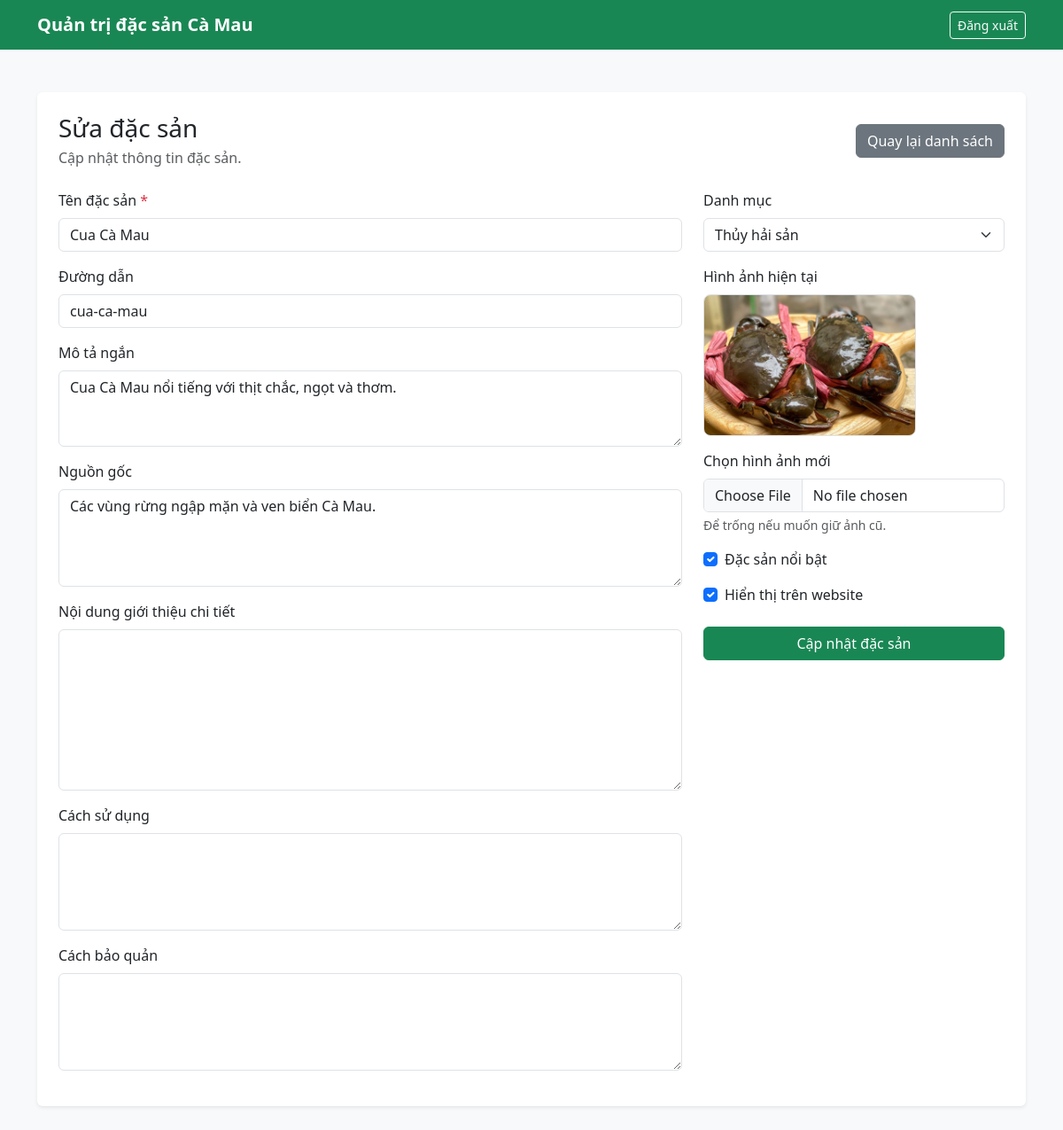
Screenshot of /admin/dac-san/edit.php?id=1 (signed in) with the database file from the repository.
### tables this page shows
CREATE TABLE `dac_san` (
  `id` int(11) NOT NULL,
  `danh_muc_id` int(11) DEFAULT NULL,
  `ten_dac_san` varchar(200) NOT NULL,
  `slug` varchar(220) NOT NULL,
  `mo_ta_ngan` text DEFAULT NULL,
  `nguon_goc` text DEFAULT NULL,
  `mo_ta_chi_tiet` longtext DEFAULT NULL,
  `cach_su_dung` text DEFAULT NULL,
  `cach_bao_quan` text DEFAULT NULL,
  `hinh_anh` varchar(255) DEFAULT NULL,
  `noi_bat` tinyint(1) NOT NULL DEFAULT 0,
  `trang_thai` tinyint(1) NOT NULL DEFAULT 1,
  `ngay_tao` datetime NOT NULL DEFAULT current_timestamp(),
  `ngay_cap_nhat` datetime NOT NULL DEFAULT current_timestamp() ON UPDATE current_timestamp()
);

CREATE TABLE `danh_muc` (
  `id` int(11) NOT NULL,
  `ten_danh_muc` varchar(150) NOT NULL,
  `slug` varchar(180) NOT NULL,
  `mo_ta` text DEFAULT NULL,
  `thu_tu` int(11) NOT NULL DEFAULT 0,
  `trang_thai` tinyint(1) NOT NULL DEFAULT 1,
  `ngay_tao` datetime NOT NULL DEFAULT current_timestamp(),
  `ngay_cap_nhat` datetime NOT NULL DEFAULT current_timestamp() ON UPDATE current_timestamp()
);

### admin/dac-san/edit.php (the view, shortened to what this page needs)
<?php
require_once __DIR__ . '/../../config/database.php';
$id = filter_input(INPUT_GET, 'id', FILTER_VALIDATE_INT);
$stmt = $pdo->prepare(
    'SELECT *
     FROM dac_san
     WHERE id = :id
     LIMIT 1'
);
$stmt->execute(['id' => $id]);
$dacSan = $stmt->fetch();
$stmtDanhMuc = $pdo->query(
    'SELECT id, ten_danh_muc
     FROM danh_muc
     ORDER BY thu_tu ASC, ten_danh_muc ASC'
);
$danhSachDanhMuc = $stmtDanhMuc->fetchAll();
$danhMucId = (int) $dacSan['danh_muc_id'];
$tenDacSan = $dacSan['ten_dac_san'];
$slug = $dacSan['slug'];
$moTaNgan = $dacSan['mo_ta_ngan'] ?? '';
$nguonGoc = $dacSan['nguon_goc'] ?? '';
$moTaChiTiet = $dacSan['mo_ta_chi_tiet'] ?? '';
$cachSuDung = $dacSan['cach_su_dung'] ?? '';
$cachBaoQuan = $dacSan['cach_bao_quan'] ?? '';
$hinhAnhCu = $dacSan['hinh_anh'] ?? null;
$noiBat = (int) $dacSan['noi_bat'];
$trangThai = (int) $dacSan['trang_thai'];
?>
<!DOCTYPE html>
<html lang="vi">
<head>
    <link
        href="https://cdn.jsdelivr.net/npm/bootstrap@5.3.3/dist/css/bootstrap.min.css"
        rel="stylesheet"
    >
</head>
<body class="bg-light">
    <nav class="navbar navbar-dark bg-success">
        <div class="container">
            <a
                class="navbar-brand fw-bold"
                href="/dac-san-ca-mau/admin/index.php"
            >
                Quản trị đặc sản Cà Mau
            </a>
            <a
                href="/dac-san-ca-mau/logout.php"
                class="btn btn-outline-light btn-sm"
            >
                Đăng xuất
            </a>
        </div>
    </nav>
    <main class="container py-5">
        <div class="card border-0 shadow-sm">
            <div class="card-body p-4">
                <div
                    class="d-flex justify-content-between
                           align-items-center flex-wrap gap-2 mb-4"
                >
                    <div>
                        <h1 class="h3 mb-1">Sửa đặc sản</h1>
                        <p class="text-muted mb-0">
                            Cập nhật thông tin đặc sản.
                        </p>
                    </div>
                    <a href="index.php" class="btn btn-secondary">
                        Quay lại danh sách
                    </a>
                </div>
                <form
                    method="post"
                    enctype="multipart/form-data"
                >
                    <div class="row g-4">
                        <div class="col-lg-8">
                            <div class="mb-3">
                                <label
                                    for="ten_dac_san"
                                    class="form-label"
                                >
                                    Tên đặc sản
                                    <span class="text-danger">*</span>
                                </label>
                                <input
                                    type="text"
                                    id="ten_dac_san"
                                    name="ten_dac_san"
                                    class="form-control"
                                    value="<?= htmlspecialchars($tenDacSan) ?>"
                                    required
                                >
                            </div>
                            <div class="mb-3">
                                <label for="slug" class="form-label">
                                    Đường dẫn
                                </label>
                                <input
                                    type="text"
                                    id="slug"
                                    name="slug"
                                    class="form-control"
                                    value="<?= htmlspecialchars($slug) ?>"
                                >
                            </div>
                            <div class="mb-3">
                                <label
                                    for="mo_ta_ngan"
                                    class="form-label"
                                >
                                    Mô tả ngắn
                                </label>
                                <textarea
                                    id="mo_ta_ngan"
                                    name="mo_ta_ngan"
                                    class="form-control"
                                    rows="3"
                                ><?= htmlspecialchars($moTaNgan) ?></textarea>
                            </div>
                            <div class="mb-3">
                                <label
                                    for="nguon_goc"
                                    class="form-label"
                                >
                                    Nguồn gốc
                                </label>
                                <textarea
                                    id="nguon_goc"
                                    name="nguon_goc"
                                    class="form-control"
                                    rows="4"
                                ><?= htmlspecialchars($nguonGoc) ?></textarea>
                            </div>
                            <div class="mb-3">
                                <label
                                    for="mo_ta_chi_tiet"
                                    class="form-label"
                                >
                                    Nội dung giới thiệu chi tiết
                                </label>
                                <textarea
                                    id="mo_ta_chi_tiet"
                                    name="mo_ta_chi_tiet"
                                    class="form-control"
                                    rows="7"
                                ><?= htmlspecialchars($moTaChiTiet) ?></textarea>
                            </div>
                            <div class="mb-3">
                                <label
                                    for="cach_su_dung"
                                    class="form-label"
                                >
                                    Cách sử dụng
                                </label>
                                <textarea
                                    id="cach_su_dung"
                                    name="cach_su_dung"
                                    class="form-control"
                                    rows="4"
                                ><?= htmlspecialchars($cachSuDung) ?></textarea>
                            </div>
                            <div class="mb-3">
                                <label
                                    for="cach_bao_quan"
                                    class="form-label"
                                >
                                    Cách bảo quản
                                </label>
                                <textarea
                                    id="cach_bao_quan"
                                    name="cach_bao_quan"
                                    class="form-control"
                                    rows="4"
                                ><?= htmlspecialchars($cachBaoQuan) ?></textarea>
                            </div>
                        </div>
                        <div class="col-lg-4">
                            <div class="mb-3">
                                <label
                                    for="danh_muc_id"
                                    class="form-label"
                                >
                                    Danh mục
                                </label>
                                <select
                                    id="danh_muc_id"
                                    name="danh_muc_id"
                                    class="form-select"
                                    required
                                >
                                    <?php foreach (
                                        $danhSachDanhMuc as $danhMuc
                                    ): ?>
                                        <option
                                            value="<?= (int) $danhMuc['id'] ?>"
                                            <?= $danhMucId === (int) $danhMuc['id']
                                                ? 'selected'
                                                : '' ?>
                                        >
                                            <?= htmlspecialchars(
                                                $danhMuc['ten_danh_muc']
                                            ) ?>
                                        </option>
                                    <?php endforeach; ?>
                                </select>
                            </div>
                            <?php if (!empty($hinhAnhCu)): ?>
                                <div class="mb-3">
                                    <label class="form-label">
                                        Hình ảnh hiện tại
                                    </label>
                                    <div>
                                        <img
                                            src="/dac-san-ca-mau/assets/uploads/dac-san/<?= htmlspecialchars(
                                                $hinhAnhCu
                                            ) ?>"
                                            alt="<?= htmlspecialchars($tenDacSan) ?>"
                                            class="current-image"
                                        >
                                    </div>
                                </div>
                            <?php endif; ?>
                            <div class="mb-3">
                                <label
                                    for="hinh_anh"
                                    class="form-label"
                                >
                                    Chọn hình ảnh mới
                                </label>
                                <input
                                    type="file"
                                    id="hinh_anh"
                                    name="hinh_anh"
                                    class="form-control"
                                    accept=".jpg,.jpeg,.png,.webp"
                                >
                                <div class="form-text">
                                    Để trống nếu muốn giữ ảnh cũ.
                                </div>
                            </div>
                            <div class="form-check mb-3">
                                <input
                                    type="checkbox"
                                    id="noi_bat"
                                    name="noi_bat"
                                    class="form-check-input"
                                    <?= $noiBat === 1 ? 'checked' : '' ?>
                                >
                                <label
                                    for="noi_bat"
                                    class="form-check-label"
                                >
                                    Đặc sản nổi bật
                                </label>
                            </div>
                            <div class="form-check mb-4">
                                <input
                                    type="checkbox"
                                    id="trang_thai"
                                    name="trang_thai"
                                    class="form-check-input"
                                    <?= $trangThai === 1 ? 'checked' : '' ?>
                                >
                                <label
                                    for="trang_thai"
                                    class="form-check-label"
                                >
                                    Hiển thị trên website
                                </label>
                            </div>
                            <button
                                type="submit"
                                class="btn btn-success w-100"
                            >
                                Cập nhật đặc sản
                            </button>
                        </div>
                    </div>
                </form>
            </div>
        </div>
    </main>
</body>
</html>

### admin/dac-san/edit.php (style rules this page uses)
.current-image, #imagePreview { width: 240px; height: 160px; object-fit: cover; border: 1px solid #dee2e6; border-radius: 8px; }

### rows the page displays
dac_san: ten_dac_san "Cua Cà Mau", slug "cua-ca-mau", mo_ta_ngan "Cua Cà Mau nổi tiếng với thịt chắc, ngọt và thơm.", nguon_goc "Các vùng rừng ngập mặn và ven biển Cà Mau.", danh_muc_id "Thủy hải sản", hinh_anh (picture), noi_bat "☑", trang_thai "☑"
